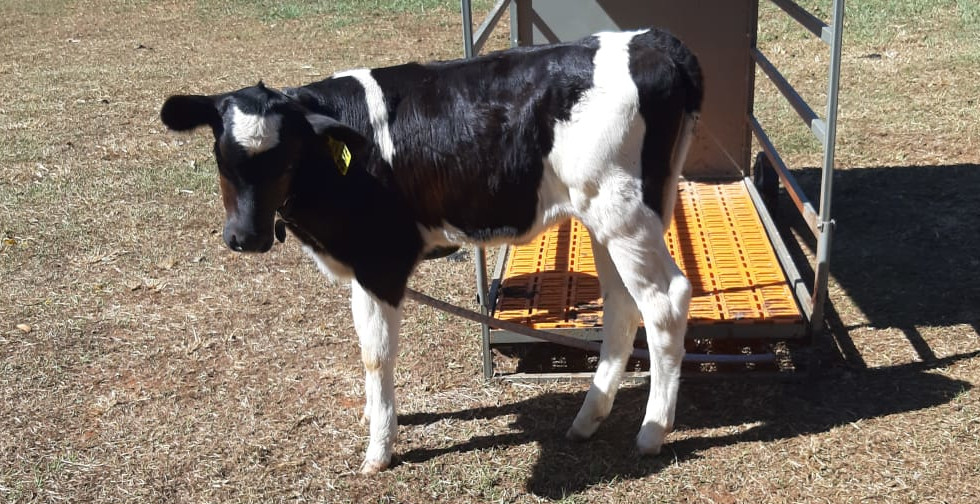
#> input picture 2021-07-10/7.jpeg, 980 x 504 px
$ jupyter execute testePixel.ipynb
#> lines starting #> are read from the running program, lines starting #| are printed output that depends on the picture; after the words box and inside, x2 and y2 are one past the last pixel; in counts of white or black regions, pixels touching at a corner belong together
[cell 1]
import cv2 as cv
import numpy as np
from matplotlib import image, pyplot as plt

[cell 2]
img = cv.imread("7.jpeg")
#> img is the input picture: shape (504, 980, 3); mean B, G, R 101, 115.4, 127.5
gray = cv.cvtColor(img,cv.COLOR_BGR2GRAY)
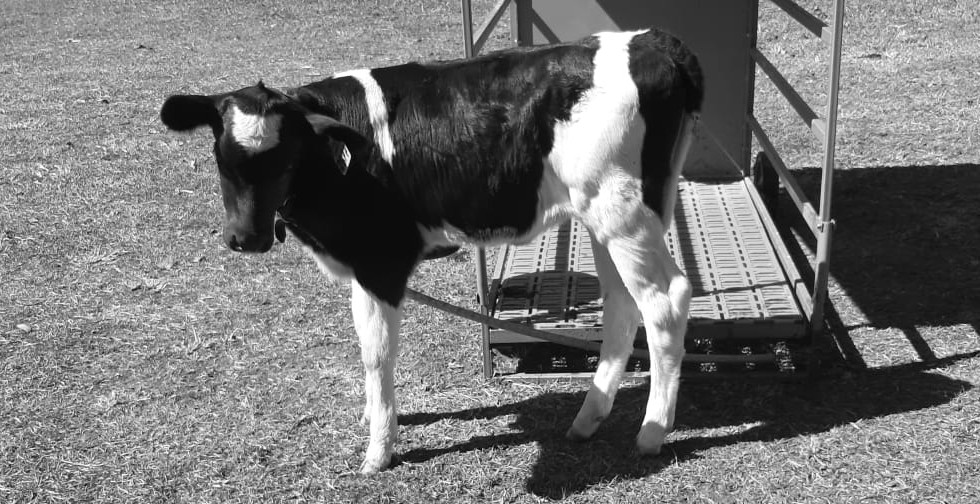
#> gray: shape (504, 980); min 0, max 255, mean 117.4
resized = cv.resize(gray, (600,400))
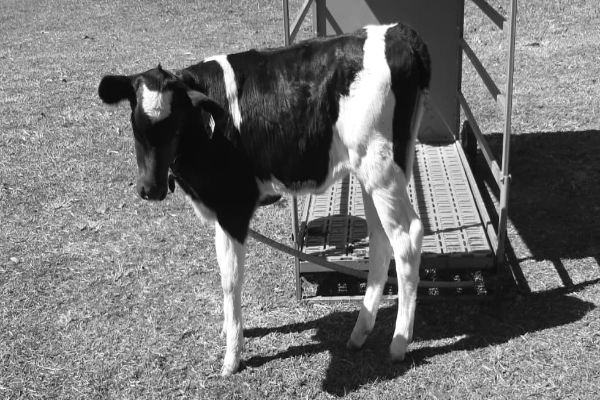
#> resized: shape (400, 600); min 3, max 255, mean 117.3
_,bin = cv.threshold(resized,30,255,cv.THRESH_BINARY)
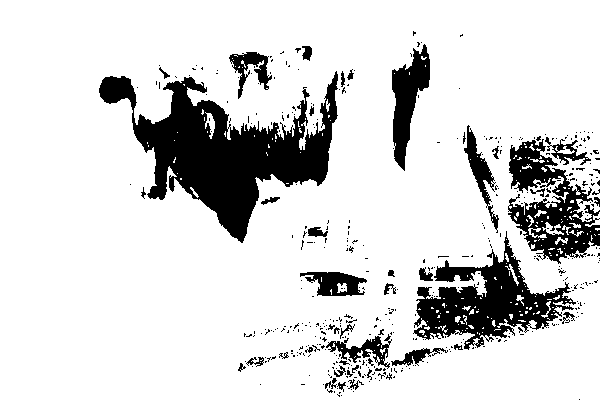
#> bin: shape (400, 600); 84.3% white; 441 black regions (399 under 20 px), largest, box (x1, y1, x2, y2) and area: (99, 71, 338, 243) 15857, (413, 231, 576, 350) 7277, (508, 139, 600, 264) 5152

plt.imshow(bin, cmap='gray')
plt.show()

[cell 3]
cv.imwrite('Cinzou.jpg',gray)
pixel = gray[240,890]
#> pixel = 34
print(pixel)
#| 34

$ run again, with 2021-07-10/1.jpeg copied over 2021-07-10/7.jpeg
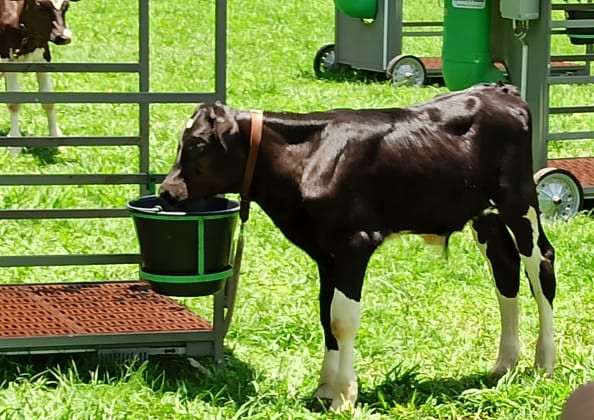
#> input picture 2021-07-10/1.jpeg, 594 x 420 px
#> img is the input picture: shape (420, 594, 3); mean B, G, R 67.7, 134, 114.6
#> `resized = cv.resize(gray, (600,400))`:
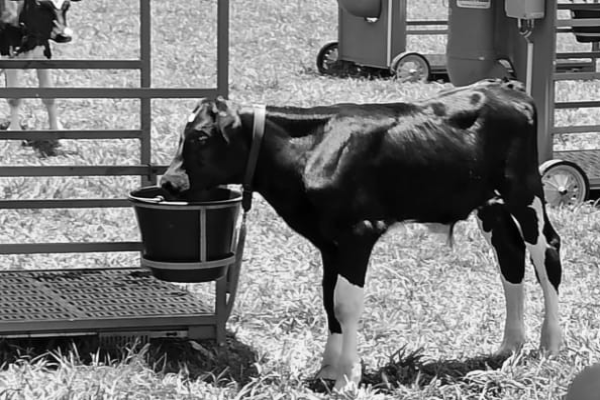
#> resized: shape (400, 600); min 0, max 253, mean 120.5
#> `_,bin = cv.threshold(resized,30,255,cv.THRESH_BINARY)`:
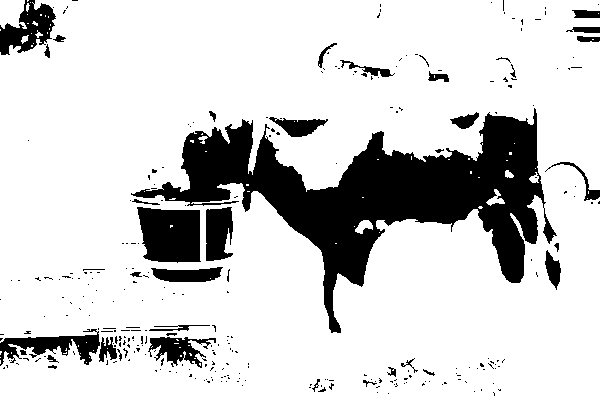
#> bin: shape (400, 600); 81.9% white; 293 black regions (253 under 20 px), largest, box (x1, y1, x2, y2) and area: (131, 108, 557, 333) 29648, (137, 207, 201, 263) 3008, (0, 0, 56, 55) 1631

$ run again, with 2021-07-10/10.jpeg copied over 2021-07-10/7.jpeg
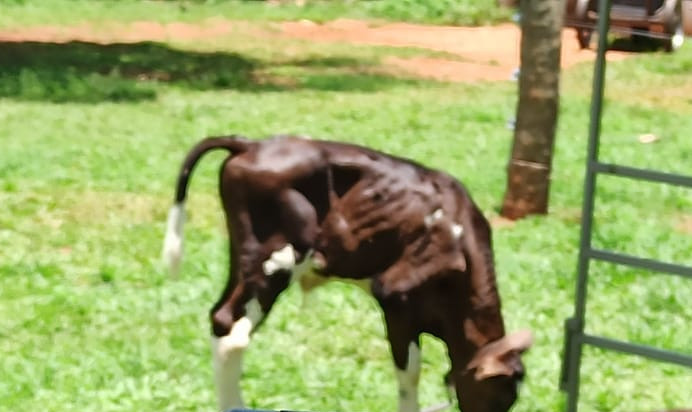
#> input picture 2021-07-10/10.jpeg, 692 x 412 px
#> img is the input picture: shape (412, 692, 3); mean B, G, R 101.8, 168.1, 153.5
#> `resized = cv.resize(gray, (600,400))`:
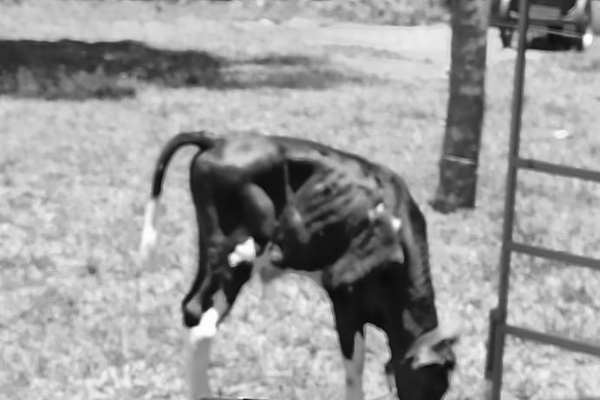
#> resized: shape (400, 600); min 8, max 255, mean 156.1
#> `_,bin = cv.threshold(resized,30,255,cv.THRESH_BINARY)`:
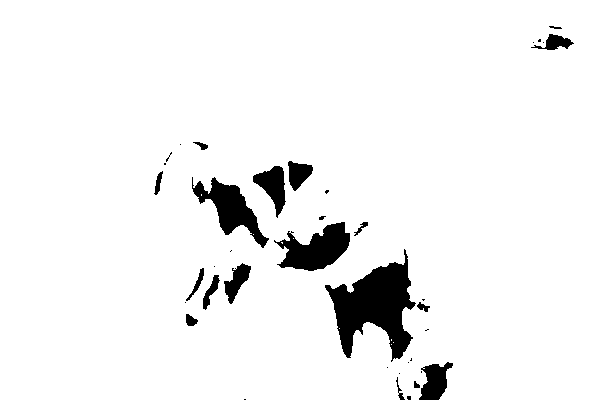
#> bin: shape (400, 600); 94.7% white; 38 black regions (20 under 20 px), largest, box (x1, y1, x2, y2) and area: (325, 249, 416, 362) 4837, (274, 222, 350, 271) 2100, (192, 177, 269, 248) 1951

$ run again, with 2021-07-10/2.jpeg copied over 2021-07-10/7.jpeg
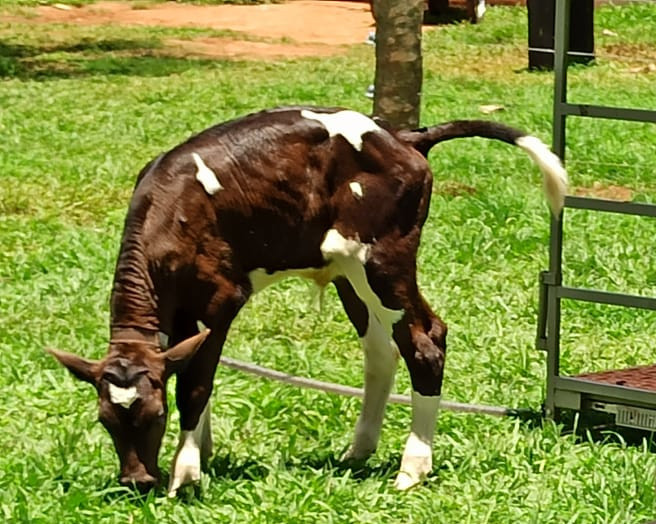
#> input picture 2021-07-10/2.jpeg, 656 x 524 px
#> img is the input picture: shape (524, 656, 3); mean B, G, R 60.1, 139.9, 127.6
#> `resized = cv.resize(gray, (600,400))`:
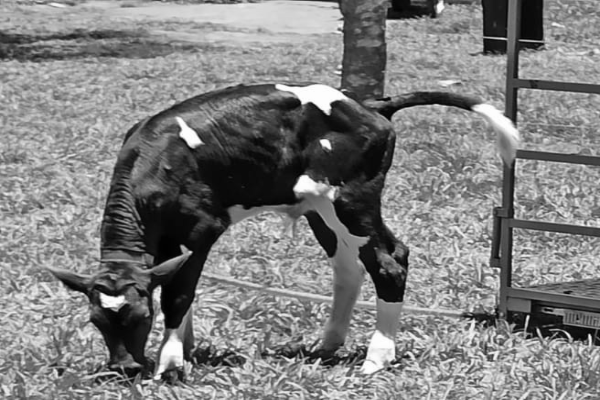
#> resized: shape (400, 600); min 1, max 255, mean 127
#> `_,bin = cv.threshold(resized,30,255,cv.THRESH_BINARY)`:
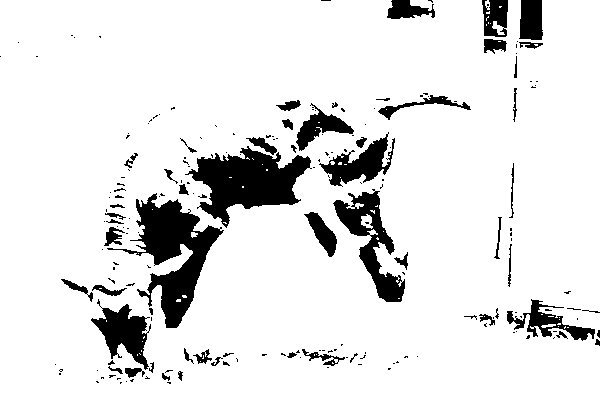
#> bin: shape (400, 600); 89.1% white; 197 black regions (142 under 20 px), largest, box (x1, y1, x2, y2) and area: (107, 193, 224, 328) 5451, (185, 146, 312, 228) 5098, (333, 189, 405, 302) 2749
